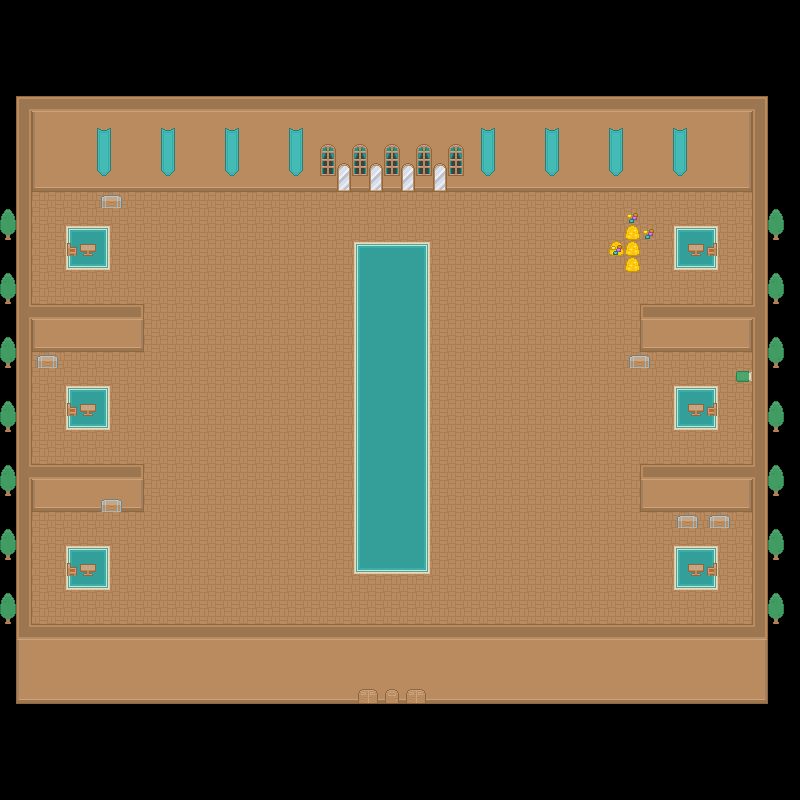

Rendered tile map (Tiled .tmx) drawn with the repository's tilesets; below, a short description and the map source with its tile grids summarised:
An orthogonal 50x50 tile map with 16x16 px tiles, 5 tile layers (ground, walls, decoration, more decoration, ...) and 20 objects (ConquestOfAlengor.tmx).

<map version="1.2" tiledversion="1.2.1" orientation="orthogonal" renderorder="right-down" width="50" height="50" tilewidth="16" tileheight="16" infinite="0" nextlayerid="11" nextobjectid="21">
 <tileset firstgid="1" source="rrrroguelikeSheet_transparent.tsx" />
 <layer id="1" name="ground" width="50" height="50">
  <data>[2500 cells, 1131 non-empty, 1 distinct tile ids]</data>
 </layer>
 <layer id="2" name="walls" width="50" height="50">
  <data>[2500 cells, 655 non-empty, 16 distinct tile ids]</data>
 </layer>
 <layer id="3" name="decoration" width="50" height="50">
  <data>[2500 cells, 253 non-empty, 26 distinct tile ids]</data>
 </layer>
 <layer id="9" name="more decoration" width="50" height="50">
  <data>[2500 cells, 7 non-empty, 2 distinct tile ids]</data>
 </layer>
 <layer id="10" name="even more decoration" width="50" height="50">
  <data>[2500 cells, 6 non-empty, 2 distinct tile ids]</data>
 </layer>
 <objectgroup id="4" name="PLAYER_SPAWN_LAYER" />
 <objectgroup id="5" name="ITEM_LAYER" />
 <objectgroup id="6" name="NPC_LAYER" />
 <objectgroup id="7" name="COLLISION_LAYER">
  <object id="2" x="16.3333" y="97.3333" width="750.667" height="94.3333" />
  <object id="3" x="750.667" y="190.667" width="16.3333" height="433.667" />
  <object id="4" x="16.3333" y="624.333" width="750.667" height="79" />
  <object id="5" x="14" y="191.667" width="18" height="434" />
  <object id="6" x="31" y="305" width="111.667" height="47.3333" />
  <object id="7" x="31.6667" y="464.333" width="113" height="47.3333" />
  <object id="8" x="67" y="561" width="28.3333" height="15.6667" />
  <object id="9" x="67.6667" y="401.667" width="31.3333" height="13.3333" />
  <object id="10" x="36.3333" y="353.667" width="22.6667" height="12.6667" />
  <object id="11" x="688.667" y="399.667" width="26.6667" height="16.3333" />
  <object id="12" x="628.333" y="354.333" width="24" height="13.3333" />
  <object id="13" x="638" y="304.333" width="113.333" height="48" />
  <object id="14" x="623.333" y="207.333" width="18.6667" height="65.6667" />
  <object id="15" x="610" y="241" width="15.3333" height="14" />
  <object id="16" x="640.333" y="223.333" width="15.6667" height="17.3333" />
  <object id="17" x="687.333" y="239.333" width="32.3333" height="16.3333" />
  <object id="18" x="737.333" y="368.333" width="14.3333" height="13.6667" />
  <object id="19" x="676" y="512" width="58" height="17.6667" />
  <object id="20" x="685.667" y="559" width="35.3333" height="17.6667" />
 </objectgroup>
 <objectgroup id="8" name="DOORWAY_LAYER">
  <object id="1" name="ConquestOfAlengor.tmx" x="351" y="609" width="80.6667" height="13.6667" />
 </objectgroup>
</map>
